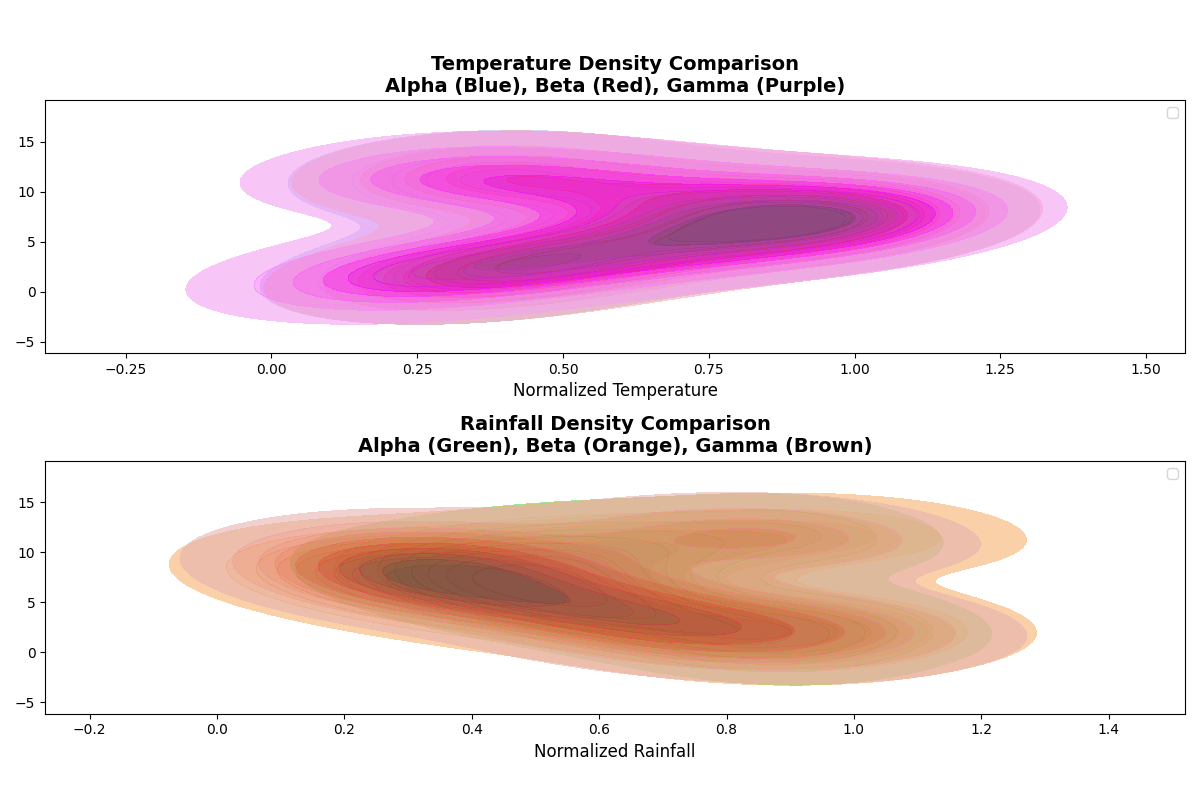

This chart was generated by the following Python code:
import matplotlib.pyplot as plt
import numpy as np
import seaborn as sns

# Data for three regions
temperatures_alpha = np.array([7, 9, 11, 14, 18, 22, 25, 24, 20, 15, 10, 8])
temperatures_beta = np.array([8, 11, 14, 17, 21, 26, 29, 28, 24, 19, 13, 9])
temperatures_gamma = np.array([5, 8, 12, 16, 20, 25, 28, 27, 23, 17, 12, 7])

rainfall_alpha = np.array([120, 110, 140, 90, 80, 70, 60, 50, 70, 80, 100, 130])
rainfall_beta = np.array([100, 100, 120, 70, 60, 50, 40, 30, 40, 70, 90, 120])
rainfall_gamma = np.array([130, 100, 150, 100, 90, 60, 50, 40, 50, 60, 110, 140])

# Month labels
months = np.array([1, 2, 3, 4, 5, 6, 7, 8, 9, 10, 11, 12])

# Normalize data
temperatures_alpha_norm = temperatures_alpha / temperatures_alpha.max()
temperatures_beta_norm = temperatures_beta / temperatures_beta.max()
temperatures_gamma_norm = temperatures_gamma / temperatures_gamma.max()

rainfall_alpha_norm = rainfall_alpha / rainfall_alpha.max()
rainfall_beta_norm = rainfall_beta / rainfall_beta.max()
rainfall_gamma_norm = rainfall_gamma / rainfall_gamma.max()

# Create horizontal density plot
fig, ax = plt.subplots(2, 1, figsize=(12, 8), sharey=True)

# Temperatures density plot
sns.kdeplot(y=months, x=temperatures_alpha_norm, ax=ax[0], fill=True, color='blue', alpha=0.6, label='Alpha')
sns.kdeplot(y=months, x=temperatures_beta_norm, ax=ax[0], fill=True, color='red', alpha=0.6, label='Beta')
sns.kdeplot(y=months, x=temperatures_gamma_norm, ax=ax[0], fill=True, color='purple', alpha=0.6, label='Gamma')
ax[0].set_title("Temperature Density Comparison\nAlpha (Blue), Beta (Red), Gamma (Purple)", fontsize=14, fontweight='bold')
ax[0].set_xlabel("Normalized Temperature", fontsize=12)
ax[0].legend()

# Rainfall density plot
sns.kdeplot(y=months, x=rainfall_alpha_norm, ax=ax[1], fill=True, color='green', alpha=0.6, label='Alpha')
sns.kdeplot(y=months, x=rainfall_beta_norm, ax=ax[1], fill=True, color='orange', alpha=0.6, label='Beta')
sns.kdeplot(y=months, x=rainfall_gamma_norm, ax=ax[1], fill=True, color='brown', alpha=0.6, label='Gamma')
ax[1].set_title("Rainfall Density Comparison\nAlpha (Green), Beta (Orange), Gamma (Brown)", fontsize=14, fontweight='bold')
ax[1].set_xlabel("Normalized Rainfall", fontsize=12)
ax[1].legend()

plt.tight_layout(rect=[0, 0.03, 1, 0.95])
plt.show()
